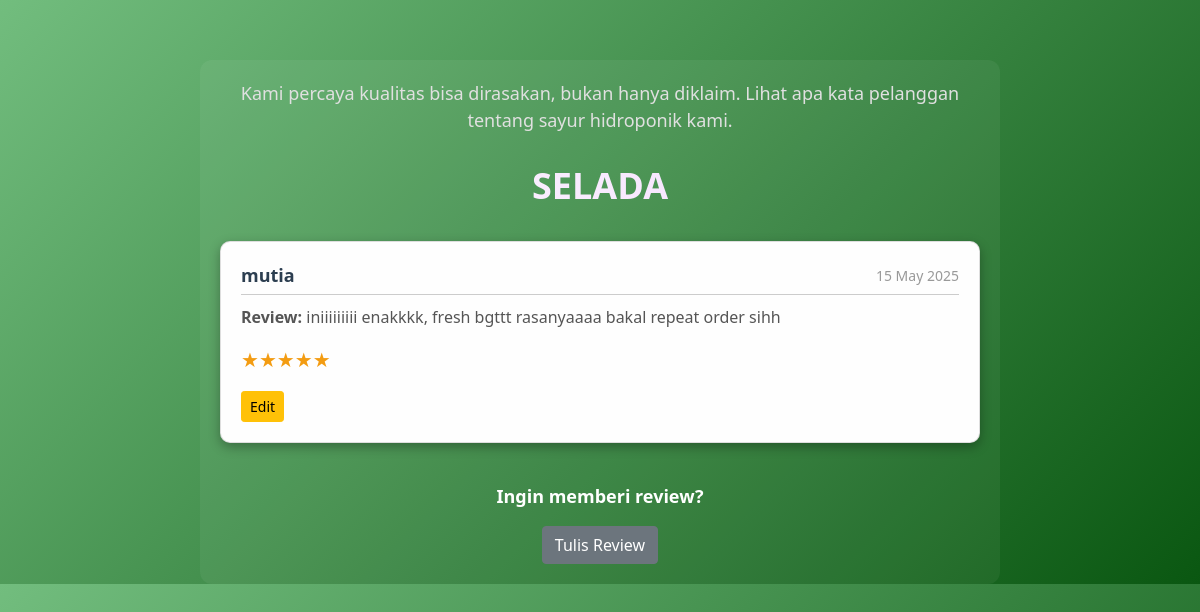
The page /review.php?id_book=book_4cefa404-30db-11f0-b74f-7cd30a82ec7f on the database its author committed.
### tables this page shows
CREATE TABLE `crud_041_book_reviews` (
  `id` int(11) NOT NULL,
  `name` varchar(100) NOT NULL,
  `review` text NOT NULL,
  `rating` int(11) DEFAULT NULL CHECK (`rating` between 1 and 5),
  `date` date NOT NULL,
  `book_id` varchar(255) NOT NULL,
  `username` varchar(50) NOT NULL,
  `password` varchar(255) NOT NULL
);

### Review.php (the view, shortened to what this page needs)
<?php
include 'database/db.php';
$id_book = $_GET['id_book'];
$queryBook = "SELECT * FROM crud_041_book WHERE id_book = ?";
$stmt = $conn->prepare($queryBook);
$stmt->bind_param("s", $id_book);
$stmt->execute();
$resultBook = $stmt->get_result();
$book = $resultBook->fetch_assoc();
$queryReview = "SELECT id, name, review, rating, date FROM crud_041_book_reviews WHERE book_id = ? ORDER BY date DESC";
$stmtReview = $conn->prepare($queryReview);
$stmtReview->bind_param("s", $id_book);
$stmtReview->execute();
$resultReview = $stmtReview->get_result();
?>
<!DOCTYPE html>
<html lang="en">
<head>
    <link href="https://cdn.jsdelivr.net/npm/bootstrap@5.0.2/dist/css/bootstrap.min.css" rel="stylesheet" />
    <link rel="stylesheet" href="css/style.css" />
</head>
<body class="review-page">
    <div class="container">
        <p class="intro">
            Kami percaya kualitas bisa dirasakan, bukan hanya diklaim. Lihat apa kata pelanggan tentang sayur hidroponik kami.
        </p>
        <h3 id="bookTitle"><?= htmlspecialchars($book['title']) ?></h3>
        <div class="mt-4">
            <?php if ($resultReview->num_rows > 0): ?>
                <?php while ($review = $resultReview->fetch_assoc()): ?>
                    <div class="card mb-3">
                        <div class="card-body">
                            <div class="review-header">
                                <div class="review-name"><?= htmlspecialchars($review['name']) ?></div>
                                <div class="review-date"><?= date('d M Y', strtotime($review['date'])) ?></div>
                            </div>
                            <p class="review-text"><strong>Review:</strong> <?= nl2br(htmlspecialchars($review['review'])) ?></p>
                            <p class="review-rating"><?= str_repeat("★", $review['rating']) . str_repeat("☆", 5 - $review['rating']) ?></p>
                            <div class="review-actions">
                                <a href="form.php?id=<?= urlencode($review['id']) ?>&id_book=<?= urlencode($id_book) ?>" class="btn btn-warning btn-sm">Edit</a>
                            </div>
                        </div>
                    </div>
                <?php endwhile; ?>
            <?php else: ?>
                <p class="no-review">Belum ada review untuk sayur ini.</p>
            <?php endif; ?>
        </div>
        <div class="btn-back">
            <p>Ingin memberi review?</p>
            <a href="form.php?id_book=<?= urlencode($id_book) ?>" class="btn btn-secondary">Tulis Review</a>
        </div>
    </div>
</body>
</html>

### css/style.css (style rules this page uses)
body.review-page { background: linear-gradient(135deg, #72bd7e, #0a5711); font-family: 'Segoe UI', sans-serif; color: #fff; }
body.review-page .container { margin-top: 60px; max-width: 800px; background-color: rgba(255, 255, 255, 0.05); padding: 20px; border-radius: 12px; }
body.review-page .intro { color: #e0e0e0; text-align: center; font-size: 18px; margin-bottom: 20px; }
body.review-page #bookTitle { font-size: 36px; font-weight: bold; text-transform: uppercase; color: transparent; background: linear-gradient(45deg, #fefefe, #f3d6ff); -webkit-background-clip: text; text-align: center; padding: 10px 0; border-radius: 10px; }
body.review-page .card { border-radius: 10px; box-shadow: 0 4px 12px rgba(0, 0, 0, 0.3); background-color: #fefefe; color: #333; transition: transform 0.2s ease, box-shadow 0.2s ease; }
body.review-page .card-body { padding: 20px; }
body.review-page .review-header { display: flex; justify-content: space-between; align-items: center; border-bottom: 1px solid #ccc; padding-bottom: 5px; margin-bottom: 10px; }
body.review-page .review-name { font-size: 18px; font-weight: bold; color: #2c3e50; }
body.review-page .review-date { font-size: 14px; color: #999; }
body.review-page .review-text { font-size: 16px; margin-top: 10px; color: #555; }
body.review-page .review-rating { font-size: 20px; color: #f39c12; margin-top: 8px; }
body.review-page .review-actions { margin-top: 15px; }
body.review-page .btn-back { text-align: center; margin-top: 40px; }
body.review-page .btn-back p { font-size: 18px; color: #fff; font-weight: 600; }
body.review-page .btn-back a { color: #fff; }
body { background-color: #f6fff8; font-family: 'Segoe UI', sans-serif; color: #2d6a4f; margin: 0; }
.container { max-width: 900px; padding: 20px; }

### rows shown on the page
crud_041_book_reviews: name "mutia", date "15 May 2025", review "iniiiiiiiii enakkkk, fresh bgttt rasanyaaaa bakal repeat order sihh", rating "★★★★★"
